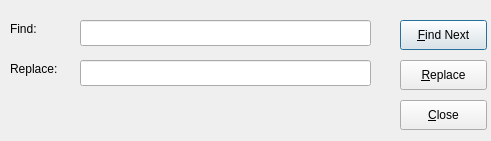
<ui version="4.0" >
 <class>DialogSearchReplace</class>
 <widget class="QDialog" name="DialogSearchReplace" >
  <property name="geometry" >
   <rect>
    <x>0</x>
    <y>0</y>
    <width>491</width>
    <height>141</height>
   </rect>
  </property>
  <property name="windowTitle" >
   <string>pvdevelop</string>
  </property>
  <widget class="QLabel" name="labelFind" >
   <property name="geometry" >
    <rect>
     <x>10</x>
     <y>20</y>
     <width>41</width>
     <height>18</height>
    </rect>
   </property>
   <property name="text" >
    <string>Find:</string>
   </property>
  </widget>
  <widget class="QLabel" name="labelReplace" >
   <property name="geometry" >
    <rect>
     <x>10</x>
     <y>60</y>
     <width>61</width>
     <height>18</height>
    </rect>
   </property>
   <property name="text" >
    <string>Replace:</string>
   </property>
  </widget>
  <widget class="QLineEdit" name="lineEditFind" >
   <property name="geometry" >
    <rect>
     <x>80</x>
     <y>20</y>
     <width>291</width>
     <height>26</height>
    </rect>
   </property>
  </widget>
  <widget class="QLineEdit" name="lineEditReplace" >
   <property name="geometry" >
    <rect>
     <x>80</x>
     <y>60</y>
     <width>291</width>
     <height>26</height>
    </rect>
   </property>
  </widget>
  <widget class="QPushButton" name="findNextButton" >
   <property name="geometry" >
    <rect>
     <x>400</x>
     <y>20</y>
     <width>87</width>
     <height>30</height>
    </rect>
   </property>
   <property name="text" >
    <string>&amp;Find Next</string>
   </property>
   <property name="default" >
    <bool>true</bool>
   </property>
  </widget>
  <widget class="QPushButton" name="replaceButton" >
   <property name="geometry" >
    <rect>
     <x>400</x>
     <y>60</y>
     <width>87</width>
     <height>30</height>
    </rect>
   </property>
   <property name="text" >
    <string>&amp;Replace</string>
   </property>
   <property name="autoDefault" >
    <bool>false</bool>
   </property>
  </widget>
  <widget class="QPushButton" name="closeButton" >
   <property name="geometry" >
    <rect>
     <x>400</x>
     <y>100</y>
     <width>87</width>
     <height>30</height>
    </rect>
   </property>
   <property name="text" >
    <string>&amp;Close</string>
   </property>
   <property name="autoDefault" >
    <bool>false</bool>
   </property>
  </widget>
 </widget>
 <resources/>
 <connections>
  <connection>
   <sender>closeButton</sender>
   <signal>clicked()</signal>
   <receiver>DialogSearchReplace</receiver>
   <slot>accept()</slot>
   <hints>
    <hint type="sourcelabel" >
     <x>278</x>
     <y>253</y>
    </hint>
    <hint type="destinationlabel" >
     <x>96</x>
     <y>254</y>
    </hint>
   </hints>
  </connection>
 </connections>
</ui>
